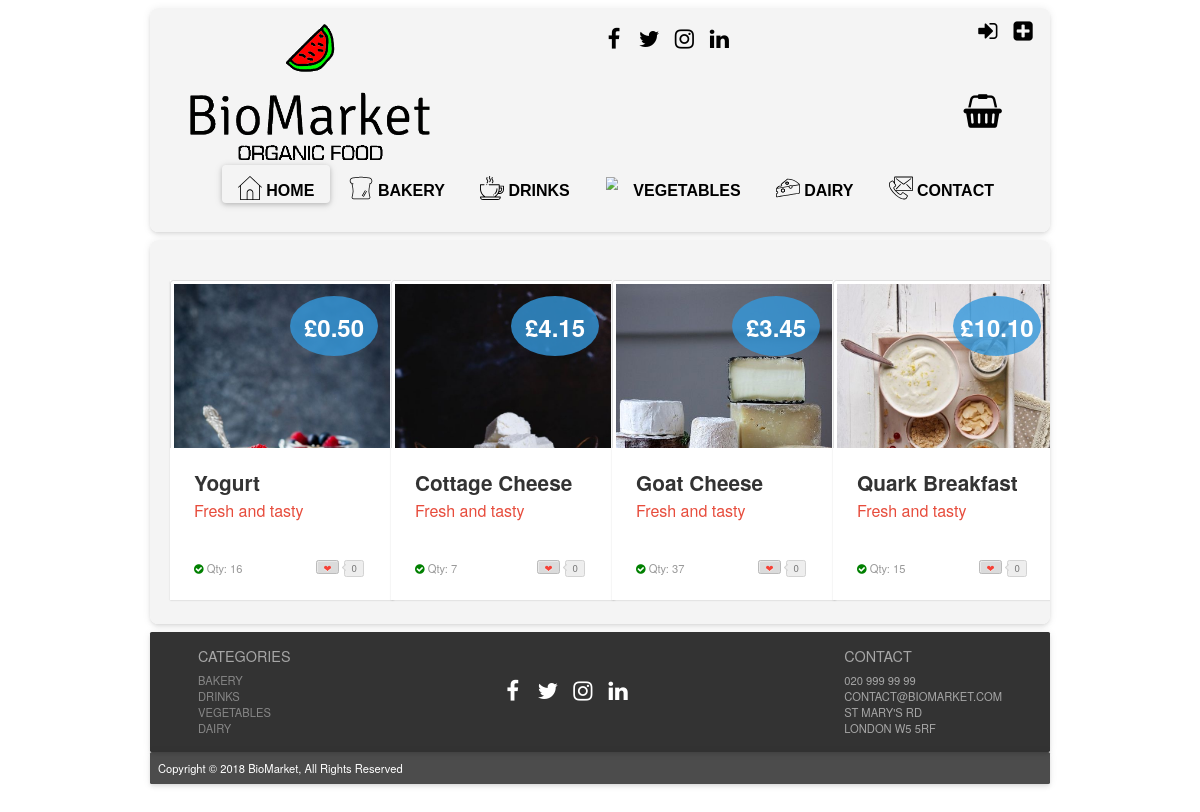
The app's page /?page=products_dairy, older data.
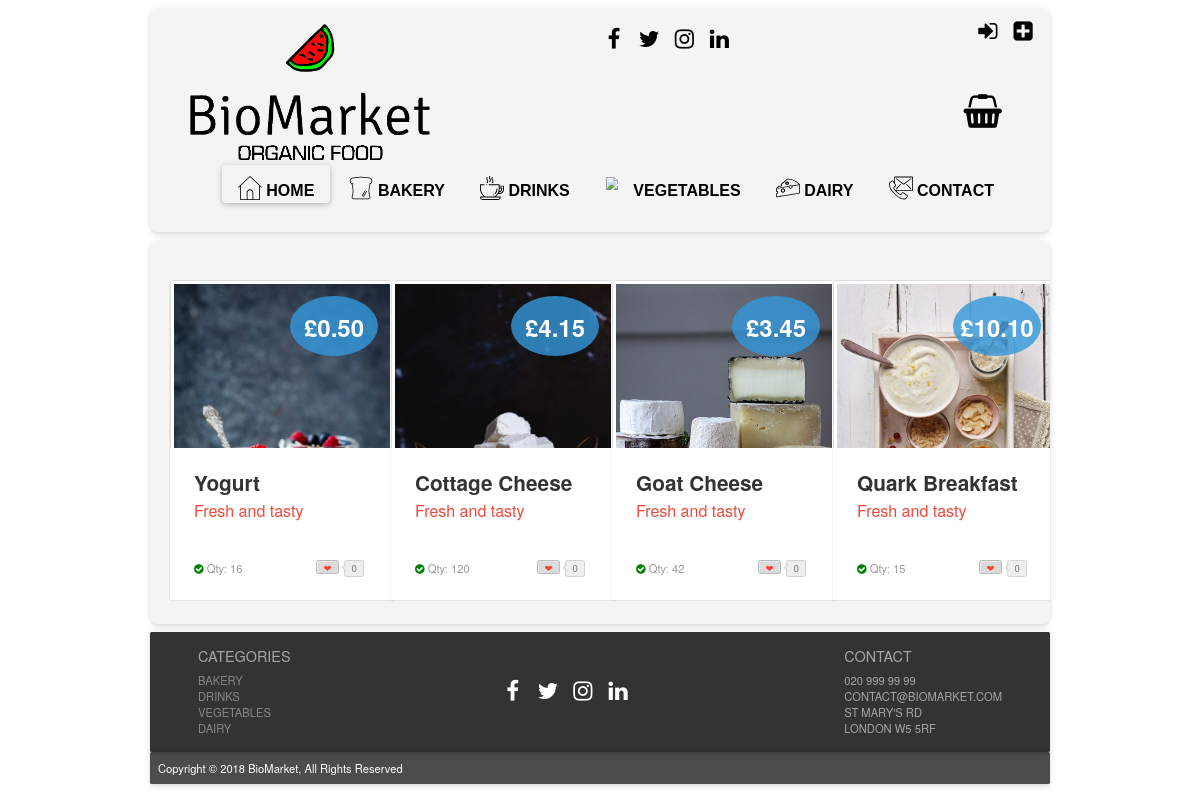
The same page, newer data.
### tables this page shows
CREATE TABLE IF NOT EXISTS `products` (
  `prod_id` int(11) NOT NULL AUTO_INCREMENT,
  `prod_name` varchar(50) NOT NULL,
  `price` decimal(5,2) NOT NULL,
  `sup_id` int(11) NOT NULL,
  `prod_dsc` varchar(230) NOT NULL,
  `prod_img` text NOT NULL,
  `cat_id` int(11) NOT NULL,
  `sto_qty` int(8) NOT NULL,
  PRIMARY KEY (`prod_id`),
  KEY `sup_id` (`sup_id`),
  KEY `cat_id` (`cat_id`)
);

### index.php (called while the page is built, shortened)
<?php
include "php/config.php";
$page = "home";
if (isset($_GET["page"])) {
    $page = basename($_GET["page"]);
}
if (file_exists("php/".$page.".php")) {
    include "php/".$page.".php";
}
include "layout.php";

### php/config.php (called while the page is built, shortened)
<?php
function is_logged_in()
{
    return isset($_SESSION["logged_in"]) && ($_SESSION["logged_in"] == true);
}
function get_user_level()
{
    $level = "VISITOR";
    return $level;
}

### php/products_dairy.php (the view, shortened to what this page needs)
<!DOCTYPE html>
<html lang="en">
    <?php
    $userlevel = get_user_level();
    ?>
    <head>
        <link rel="stylesheet prefetch" href="css/__codepen_io_andytran_pen.css">
        <link rel="stylesheet" href="css/stylelogin.css">
        <link rel="stylesheet" href="css/product_card_style.css">
    </head>
    <body>
        <section class="category-section">
            <div class="container">
                <div class="row">
                    <?php
                    $search = "SELECT * FROM products WHERE cat_id = '4' ORDER BY prod_id ASC";
                    $result = mysqli_query($mysqli, $search);
                    while ($row = mysqli_fetch_assoc($result)) {
                        if (!$row["sto_qty"] <= 0) {
                            if ($userlevel == "MEMBER") {
                                ?>
                                <div class="col-lg-3 col-sm-6 col-xs-12" ><a href="#"></a>
                                    <div class="post-module">
                                        <div class="thumbnail">
                                            <div class="price">
                                                <div class="deal">&pound<?php echo $row["price"] ?></div>
                                            </div><img alt="product example" src="<?php echo $row["prod_img"] ?>">
                                        </div>
                                        <div class="post-content">
                                            <div class="category">
                                                <?php
                                                print '<div class="toCard"><a href="?page=product_page&prod_id=' . $row["prod_id"] . '&action=add_to_basket">Add to Basket</a>
                    </div> ';
                                                ?>
                                            </div>
                                            <h1 class="title"><?php echo $row["prod_name"] ?></h1>
                                            <h2 class="sub_title">Fresh and tasty</h2>
                                            <p class="description"><?php echo $row["prod_dsc"] ?>
                                            <div class="post-meta">
                                                <span class="showStock"><i class="fa fa-check-circle"></i>
                                                    <a>Qty: <?php echo $row["sto_qty"] ?></a></span><a href="#" title="Love it" class="btn btn-counter" data-count="0"><span>&#x2764;</span></a></div>
                                        </div>
                                    </div>
                                </div>
                                <?php
                            } else {
                                ?>
                                <div class="col-lg-3 col-sm-6 col-xs-12" ><a href="#"></a>
                                    <div class="post-module">
                                        <div class="thumbnail">
                                            <div class="price">
                                                <div class="deal">&pound<?php echo $row["price"] ?></div>
                                            </div><img alt="product example" src="<?php echo $row["prod_img"] ?>">
                                        </div>
                                        <div class="post-content">
                                            <h1 class="title"><?php echo $row["prod_name"] ?></h1>
                                            <h2 class="sub_title">Fresh and tasty</h2>
                                            <p class="description"><?php echo $row["prod_dsc"] ?>
                                            <div class="post-meta">
                                                <span class="showStock"><i class="fa fa-check-circle"></i>
                                                    <a>Qty: <?php echo $row["sto_qty"] ?></a></span><a href="#" title="Love it" class="btn btn-counter" data-count="0"><span>&#x2764;</span></a></div>
                                        </div>
                                    </div>
                                </div>
                                <?php
                            }
                        }
                    }
                    ?>
                </div>
            </div>
        </section>
    </body>
</html>

Row changes from the older to the newer data that the page shows:
changed products "Cottage Cheese": sto_qty "7" → "120"
changed products "Goat Cheese": sto_qty "37" → "42"
